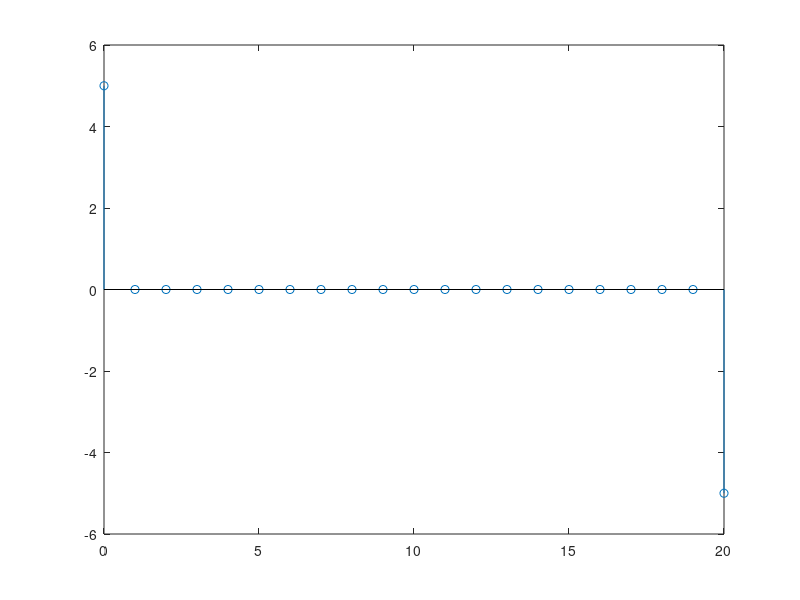

MATLAB code to generate this figure:
clc;
clear all;
close all;
n=0:20;
b=[1 -1];
a=[1];
u=[n>=0];
v=[n>=20];
w=u-v;
x=5*w;
h=filter(b,a,x);
stem(n,h);